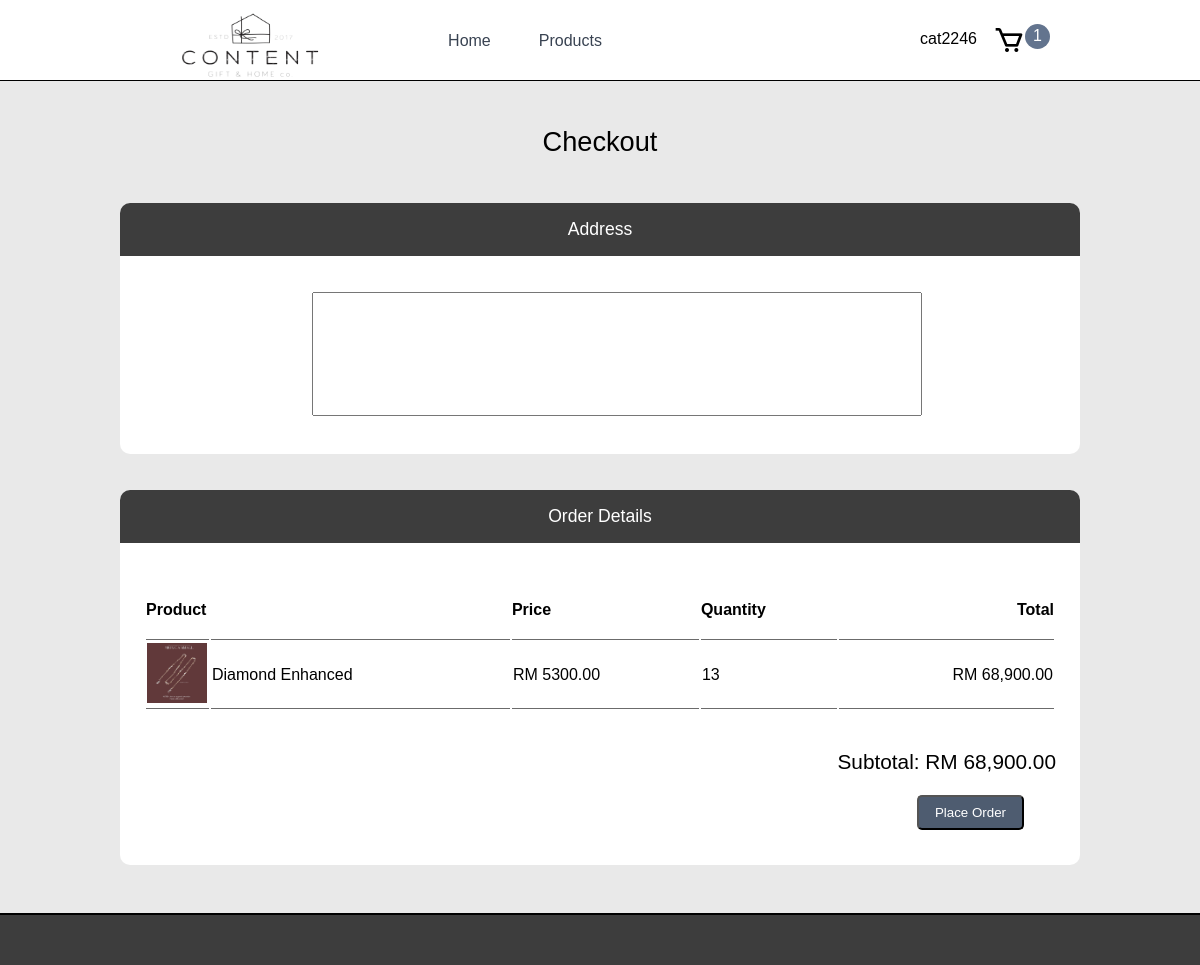
Screenshot of /mycart_paynow.php?cartID=12 (signed in) with the database file from the repository.
### tables this page shows
CREATE TABLE `user` (
  `uid` int(255) NOT NULL,
  `email` varchar(255) NOT NULL,
  `username` varchar(255) NOT NULL,
  `password` varchar(255) NOT NULL,
  `permission` varchar(255) DEFAULT 'member'
);

CREATE TABLE `product` (
  `product_id` int(11) NOT NULL,
  `name` varchar(255) NOT NULL,
  `picture` varchar(255) NOT NULL,
  `price` decimal(10,2) NOT NULL,
  `description` varchar(255) NOT NULL,
  `categories_id` int(11) NOT NULL
);

CREATE TABLE `cart` (
  `cart_id` int(11) NOT NULL,
  `uid` int(11) NOT NULL,
  `product_id` int(11) NOT NULL,
  `amount` int(11) NOT NULL,
  `status` varchar(255) NOT NULL DEFAULT 'unpaid',
  `address` varchar(255) DEFAULT NULL,
  `tracking_num` varchar(255) DEFAULT NULL,
  `date` date DEFAULT NULL
);

### mycart_paynow.php (the view, shortened to what this page needs)
<?php
    $uid = "";
    if(isset($_SESSION["member"]) === true){
        $uid = $_SESSION['uid'];
        $sql_userInformation = "SELECT * FROM user WHERE uid='$uid'";
        $res_userInformation = mysqli_query($conn, $sql_userInformation);
        $row_userInformation = mysqli_fetch_array($res_userInformation);
        $username = $row_userInformation['username'];
    }
    $cartID = $_REQUEST['cartID'];
    $cartAmount = 0;
    $sql_getCartAmount = "SELECT * FROM cart WHERE uid='$uid' AND status='unpaid'";
    $res_getCartAmount = mysqli_query($conn, $sql_getCartAmount);
    if(mysqli_num_rows($res_getCartAmount) > 0){
        while($row = mysqli_fetch_array($res_getCartAmount)){
            $cartAmount = $cartAmount + 1;
        }
    }
?>
<!DOCTYPE html>
<html lang="en">
<head>
    <link rel="stylesheet" href="css/styles.css">
    <link href='https://unpkg.com/boxicons@2.0.7/css/boxicons.min.css' rel='stylesheet'>
</head>
<body class="body">
    <header>
        <div class="container-wrapper">
            <div class="homepage"><img src ="../shopping_system/css/images/logo1.png"  width="200" height="100" alt="mars bg" /><ul></div>
            <div class="nav-bar">
                <div class="nav-bar-items" onclick="window.location='homepage.php'">
                    <p>Home</p>
                </div>
                <div class="nav-bar-items" onclick="window.location='product.php'">
                    <p>Products</p>
                </div>
            </div>
            <div class="cart-items">
                <?php if(empty($uid)){ ?>
                    <span id="login-register" onclick="openForm()">Login/Register</span>
                <?php }else{ ?>
                    <span id="login-register" onclick="openForm()"><?php echo $username;?></span>
                <?php } ?>
                <i onclick="window.location='mycart.php'" class='bx bx-cart'></i>
                <span id="cart-items-circle">
                    <?php echo $cartAmount; ?>
                </span>
            </div>
        </div>
    </header>
    <section>
        <br>
        <p id="product-header">Checkout</p>
        <br>
        <form action="<?php $_SERVER['PHP_SELF']; ?>" method="post" enctype="multipart/form-data">
            <div class="mycart-paynow-container">
                <div id="mycart-paynow-address-header">
                    <span>Address</span>
                </div>
                <div class="mycart-paynow-payment-details">
                    <br><br>
                    <textarea required name="address" id="paynow-address"></textarea>
                </div>
                <br>
            </div>
            <br><br>
            <div class="mycart-paynow-container">
                <div id="mycart-paynow-address-header">
                    <span>Order Details</span>
                </div>
                <div class="mycart-paynow-payment-details2">
                    <br><br>
                    <table id="styling-table2">
                        <tr>
                            <th style="width: 63px;">Product</th>
                            <th></th>
                            <th>Price</th>
                            <th>Quantity</th>
                            <th style="text-align: right;">Total</th>
                        </tr>
                        <?php
                            $sql_cartInformation = "SELECT * FROM cart WHERE cart_id='$cartID'";
                            $res_cartInformation = mysqli_query($conn, $sql_cartInformation);
                            $row_cartInformation = mysqli_fetch_array($res_cartInformation);
                            $productID = $row_cartInformation['product_id'];
                            $sql_productInformation = "SELECT * FROM product WHERE product_id='$productID'";
                            $res_productInformation = mysqli_query($conn, $sql_productInformation);
                            $row_productInformation = mysqli_fetch_array($res_productInformation);
                            $productPrice = $row_productInformation['price'];
                            $productAmount = $row_cartInformation['amount'];
                            $totalPrice = $productAmount * $productPrice;
                            $totalPrice = number_format($totalPrice, 2);
                            echo "<tr>";
                                echo "<td><image style='width: 60px; height: 60px;' src='resource/product_pic/".$row_productInformation['picture']."'></image></td>";
                                echo "<td>".$row_productInformation['name']."</td>";
                                echo "<td>RM ".$row_productInformation['price']."</td>";
                                echo "<td>".$row_cartInformation['amount']."</td>";
                                echo "<td style='text-align: right;'>RM ".$totalPrice."</td>";
                            echo "</tr>";
                        ?>
                    </table>
                    <br>
                    <p id="checkout-subtotal">Subtotal: RM <?php echo $totalPrice; ?></p>
                    <input type="submit" value="Place Order" name="submit" id="checkout-btn"></input>
                    <br><br>
                </div>
                <br>
            </div>
        </form>
    </section>
    <footer>
    </footer>
</body>
</html>

### css/styles.css (style rules this page uses)
body { margin: 0px; padding: 0px; padding-bottom: 100px; font-family:'Franklin Gothic Light', 'Arial Narrow', Arial, sans-serif; background-color:rgb(233, 233, 233); }
section { background-color:rgb(233, 233, 233); }
header { height: 80px; border-bottom: 1px solid black; background-color: white; }
.container-wrapper { margin: auto; width: 75%; height: 80px; display: flex; }
.nav-bar { display: flex; width: 100%; justify-content: center; }
.nav-bar-items { margin-top: 1rem; }
.nav-bar-items p { color: #394352; margin-left: 1.5rem; margin-right: 1.5rem; }
.cart-items { width: 100%; display: flex; justify-content: right; margin-top: 1.5rem; }
.cart-items i { font-size: 2rem; }
#cart-items-circle { border-radius: 50%; background-color: #63748e; color: #fff; width: 25px; height: 25px; line-height: 23px; text-align: center; }
#login-register { line-height: 30px; margin-right: 1rem; }
#product-header { text-align: center; font-size: 1.7rem; }
.mycart-paynow-container { width: 80%; margin: auto; background-color: white; padding-bottom: 1rem; border-radius: 10px 10px; }
#paynow-address { width: 100%; height: 90px; padding: 1rem; font-family: 'Gill Sans', 'Gill Sans MT', Calibri, 'Trebuchet MS', sans-serif; }
#mycart-paynow-address-header { width: 100%; border-radius: 10px 10px 0px 0px; background-color: rgb(61, 61, 61); text-align: center; color: white; font-size: 1.1rem; padding-top: 1rem; padding-bottom: 1rem; }
.mycart-paynow-payment-details { width: 60%; margin: auto; }
.mycart-paynow-payment-details2 { width: 95%; margin: auto; }
.mycart-paynow-payment-details textarea { resize: none; }
#styling-table2 { width: 100%; }
#styling-table2 th { padding: 20px 0; border-bottom: 1px solid rgb(107, 107, 107); text-align: left; }
#styling-table2 td { border-bottom: 1px solid rgb(107, 107, 107); }
#checkout-subtotal { text-align: right; font-size: 1.3rem; }
#checkout-btn { background-color: #4e5c70; padding-top: 0.5rem; padding-bottom: 0.5rem; padding-left: 1rem; padding-right: 1rem; color: white; float: right; display: inline; border-radius: 5px; margin-right: 2rem; }
footer { margin-top: 4rem; border-top: 2px solid black; width: 100%; height: 50px; background-color:rgb(61, 61, 61); text-align: center; position: fixed; bottom: 0px; left: 0px; }

### rows the page displays
user: username "cat2246"
product: picture (picture), name "Diamond Enhanced", price "5300.00"
cart: amount "13", amount.price "68,900.00"

### other values shown
$cartAmount "1"
